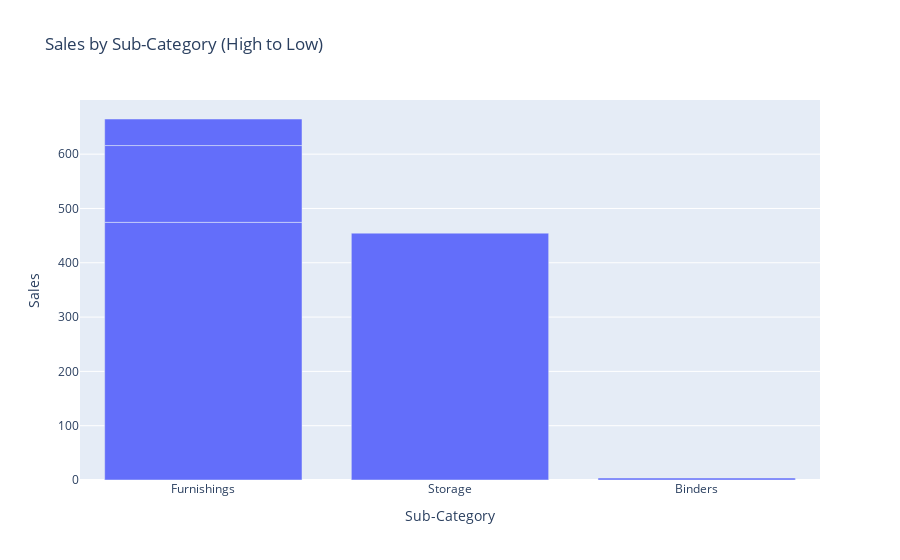

Here is the notebook cell this chart was saved with:
### Code cell
# Sort the DataFrame by Sales in descending order
df_sorted = df_head.sort_values(by='Sales', ascending=False)

# Create a bar plot using Plotly
fig = px.bar(df_sorted, x='Sub-Category', y='Sales',
             title='Sales by Sub-Category (High to Low)',
             labels={'Sales': 'Sales', 'Sub-Category': 'Sub-Category'})

# Show the plot
fig.show()

### Figure 1 — Plotly figure (JSON) as saved in the notebook; plotly's stock layout.template omitted (floating-point values rounded to 4 significant figures)
{"data": [{"alignmentgroup": "True", "hovertemplate": "Sub-Category=%{x}<br>Sales=%{y}<extra></extra>", "legendgroup": "", "marker": {"color": "#636efa", "pattern": {"shape": ""}}, "name": "", "offsetgroup": "", "orientation": "v", "showlegend": false, "textposition": "auto", "type": "bar", "x": ["Furnishings", "Storage", "Furnishings", "Furnishings", "Binders"], "xaxis": "x", "y": [474.4, 454.6, 141.4, 48.9, 3.6], "yaxis": "y"}], "layout": {"autosize": true, "barmode": "relative", "legend": {"tracegroupgap": 0}, "title": {"text": "Sales by Sub-Category (High to Low)"}, "xaxis": {"anchor": "y", "autorange": true, "domain": [0, 1], "range": [-0.5, 2.5], "title": {"text": "Sub-Category"}, "type": "category"}, "yaxis": {"anchor": "x", "autorange": true, "domain": [0, 1], "range": [0, 699.7], "title": {"text": "Sales"}, "type": "linear"}}}
